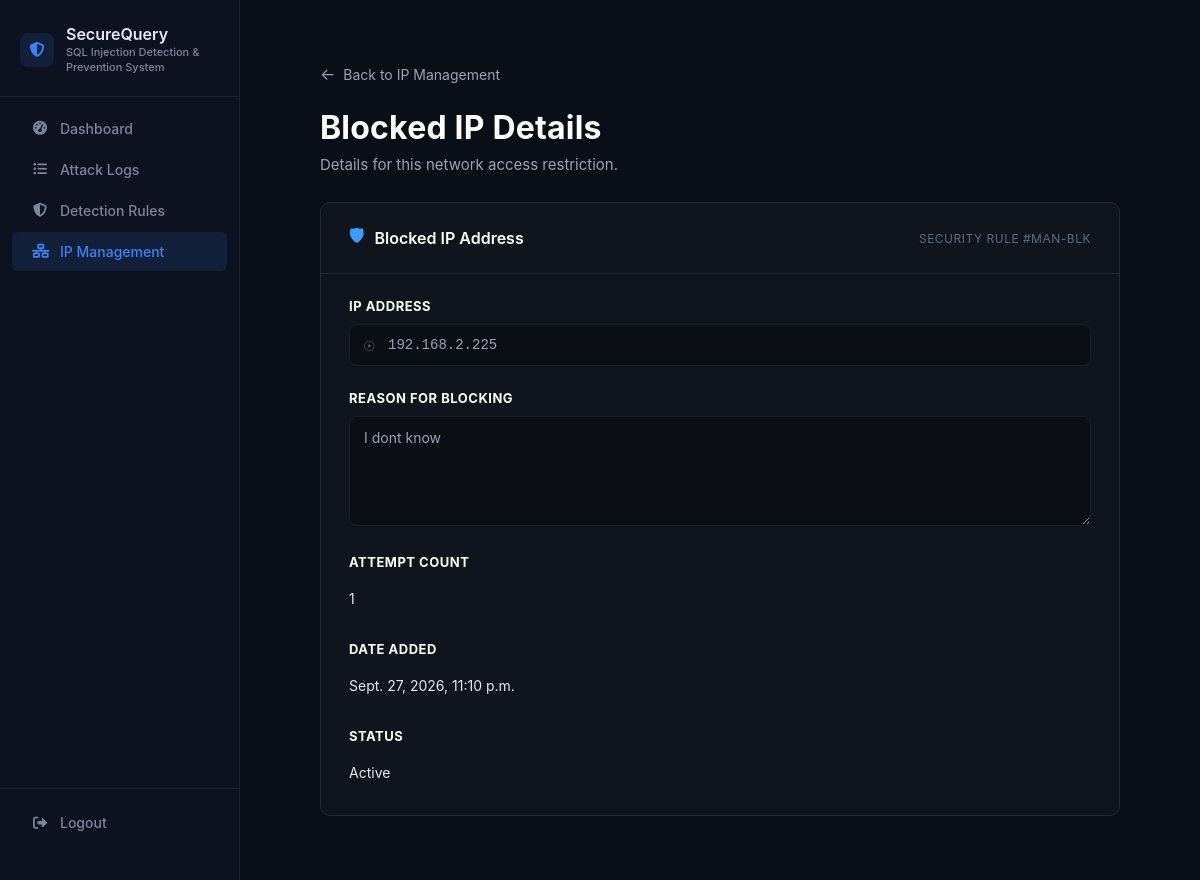
Page /ip_management/block/17/ (signed in) on the committed database.
### ip_management/models.py (models this page shows, shortened)
class BlockedIP(models.Model):
    ip_address = models.GenericIPAddressField(unique=True)
    reason = models.CharField(max_length=255)
    attempt_count = models.PositiveIntegerField(default=1)
    is_active = models.BooleanField(default=True)
    added_by = models.ForeignKey(User, null=True, blank=True, on_delete=models.SET_NULL)
    date_added = models.DateTimeField(auto_now_add=True)
    date_unblocked = models.DateTimeField(null=True, blank=True)

### ip_management/views.py (the view)
# urls.py: path("block/<int:pk>/", views.view_blocked_ip, name="view_blocked_ip"),
@login_required
def view_blocked_ip(request, pk):
    entry = get_object_or_404(BlockedIP, pk=pk)
    return render(request, "ip_management/view_details.html", {"entry": entry})

### ip_management/templates/ip_management/view_details.html (shortened to what this page needs)
{% extends "layout.html" %}
{% load static %}
{% block style %}
    <link rel="stylesheet" type="text/css" href="{% static 'css/ip-management.css' %}">
{% endblock %}
{% block content %}
<div class="ip-mgmt-page">
    <a href="{% url 'ip_management:index' %}" class="back-link">
        <span class="back-arrow">&#8592;</span> Back to IP Management
    </a>
    <h1 class="page-title">Blocked IP Details</h1>
    <p class="page-subtitle">Details for this network access restriction.</p>
    <div class="block-card">
        <div class="block-card-header">
            <span class="block-card-icon">&#128737;</span>
            <span class="block-card-title">Blocked IP Address</span>
            <span class="block-card-tag">SECURITY RULE #MAN-BLK</span>
        </div>
        <div class="form-group">
            <div class="form-label-row">
                <label>IP ADDRESS</label>
            </div>
            <div class="input-with-icon">
                <span class="input-icon">&#9737;</span>
                <input type="text" value="{{ entry.ip_address }}" readonly>
            </div>
        </div>
        <div class="form-group">
            <div class="form-label-row">
                <label>REASON FOR BLOCKING</label>
            </div>
            <textarea rows="4" readonly>{{ entry.reason }}</textarea>
        </div>
        <div class="form-group view-meta">
            <div class="form-label-row"><label>ATTEMPT COUNT</label></div>
            <p class="view-meta-value">{{ entry.attempt_count }}</p>
        </div>
        <div class="form-group view-meta">
            <div class="form-label-row"><label>DATE ADDED</label></div>
            <p class="view-meta-value">{{ entry.date_added }}</p>
        </div>
        <div class="form-group view-meta">
            <div class="form-label-row"><label>STATUS</label></div>
            <p class="view-meta-value">
                {% if entry.is_active %}Active{% else %}Unblocked{% endif %}
            </p>
        </div>
    </div>
</div>
{% endblock %}

### static/css/styles.css (style rules this page uses)
:root { --color-bg-main: #0a0e17; --color-bg-sidebar: #0d1220; --color-border: #1c2233; --color-accent: #3b82f6; --color-text-primary: #e6eaf2; --color-text-secondary: #7c8699; --font-ui: -apple-system, BlinkMacSystemFont, "Segoe UI", Roboto, sans-serif; --font-mono: "JetBrains Mono", "SFMono-Regular", Consolas, monospace; --sidebar-width: 240px; }
* { box-sizing: border-box; }
body { margin: 0; display: flex; min-height: 100vh; background-color: var(--color-bg-main); font-family: var(--font-ui); color: var(--color-text-primary); }
h1, h2, h3, h4, h5, h6 { color: var(--color-text-primary); font-family: var(--font-ui); font-weight: 600; margin: 0 0 8px; }
h1 { font-size: 22px; letter-spacing: 0.2px; }
.page-title { font-size: 24px; font-weight: 700; color: var(--color-text-primary); margin: 0 0 4px; letter-spacing: 0.2px; }
.page-subtitle { font-size: 13px; font-weight: 400; color: var(--color-text-secondary); margin: 0; }

### ip_management/static/css/ip-management.css (style rules this page uses)
.ip-mgmt-page { padding: 32px 40px; }
.back-link { display: inline-flex; align-items: center; gap: 8px; color: #9aa4b2; font-size: 14px; text-decoration: none; margin-bottom: 24px; }
.back-arrow { font-size: 16px; }
.page-title { color: #ffffff; font-size: 32px; font-weight: 700; margin: 0 0 8px 0; }
.page-subtitle { color: #9aa4b2; font-size: 15px; margin: 0 0 28px 0; }
.block-card { background: #10141c; border: 1px solid #232a36; border-radius: 10px; padding: 0 0 24px 0; max-width: 980px; }
.block-card-header { display: flex; align-items: center; gap: 10px; padding: 20px 28px; border-bottom: 1px solid #232a36; }
.block-card-icon { color: #3b9eff; font-size: 18px; }
.block-card-title { color: #ffffff; font-weight: 600; font-size: 16px; flex: 1; }
.block-card-tag { color: #5f6b7a; font-size: 12px; letter-spacing: 0.5px; }
.form-group { padding: 24px 28px 0 28px; }
.form-label-row { display: flex; justify-content: space-between; align-items: baseline; margin-bottom: 10px; }
.form-label-row label { color: #ffffff; font-size: 13px; font-weight: 700; letter-spacing: 0.5px; }
.input-with-icon { position: relative; }
.input-with-icon .input-icon { position: absolute; left: 14px; top: 50%; transform: translateY(-50%); color: #5f6b7a; font-size: 14px; }
.ip-mgmt-page input[type="text"], .ip-mgmt-page textarea { width: 100%; background: #0b0e14; border: 1px solid #232a36; border-radius: 8px; color: #e6e9ee; font-size: 14px; padding: 12px 14px 12px 38px; box-sizing: border-box; font-family: monospace; }
.ip-mgmt-page textarea { padding-left: 14px; resize: vertical; min-height: 110px; font-family: inherit; }
.ip-mgmt-page input[readonly], .ip-mgmt-page textarea[readonly] { background: #0b0e14; color: #9aa4b2; cursor: default; border-color: #1a2028; }
.view-meta-value { color: #e6e9ee; font-size: 14px; margin: 0; padding: 10px 0; }

### rows in the picture
BlockedIP: ip_address "192.168.2.225", reason "I dont know", attempt_count "1", date_added "Sept. 27, 2026, 11:10 p.m."
